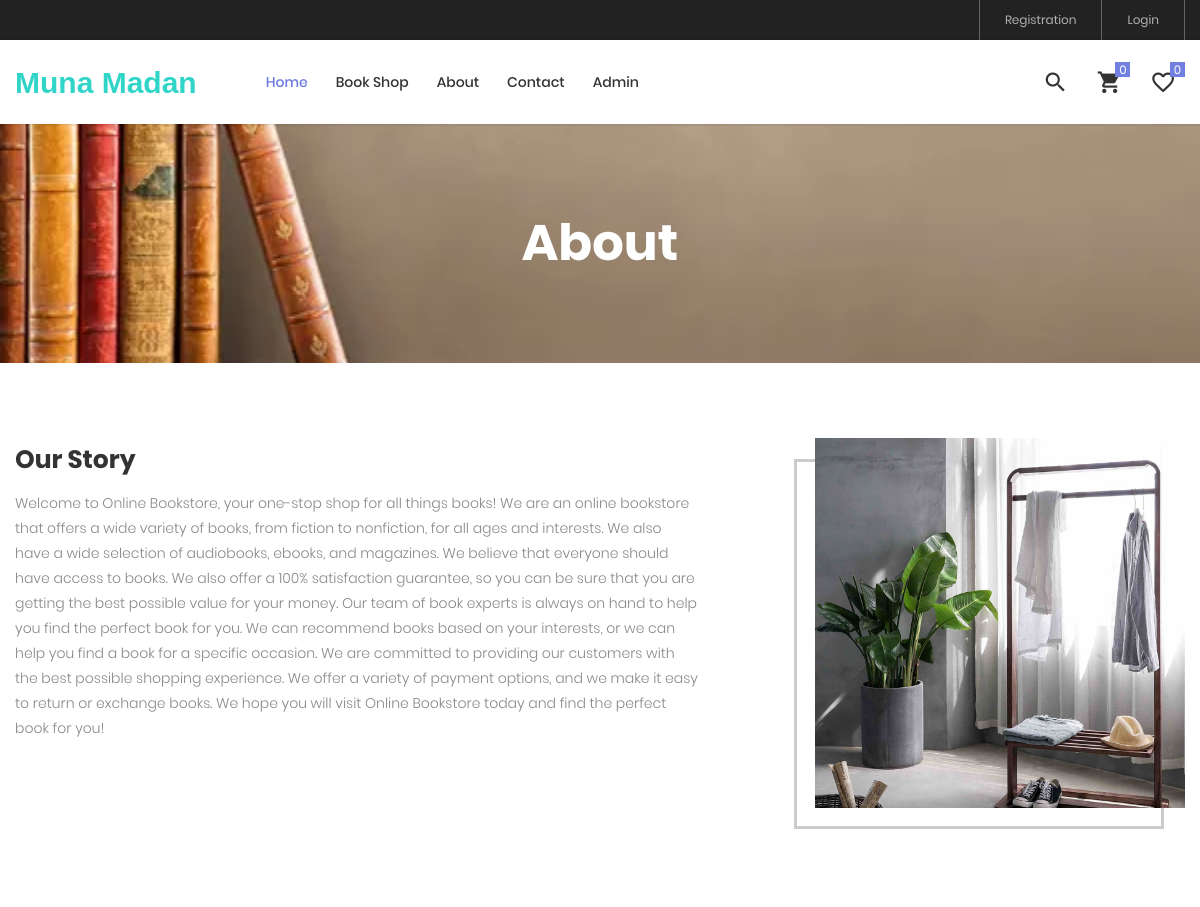
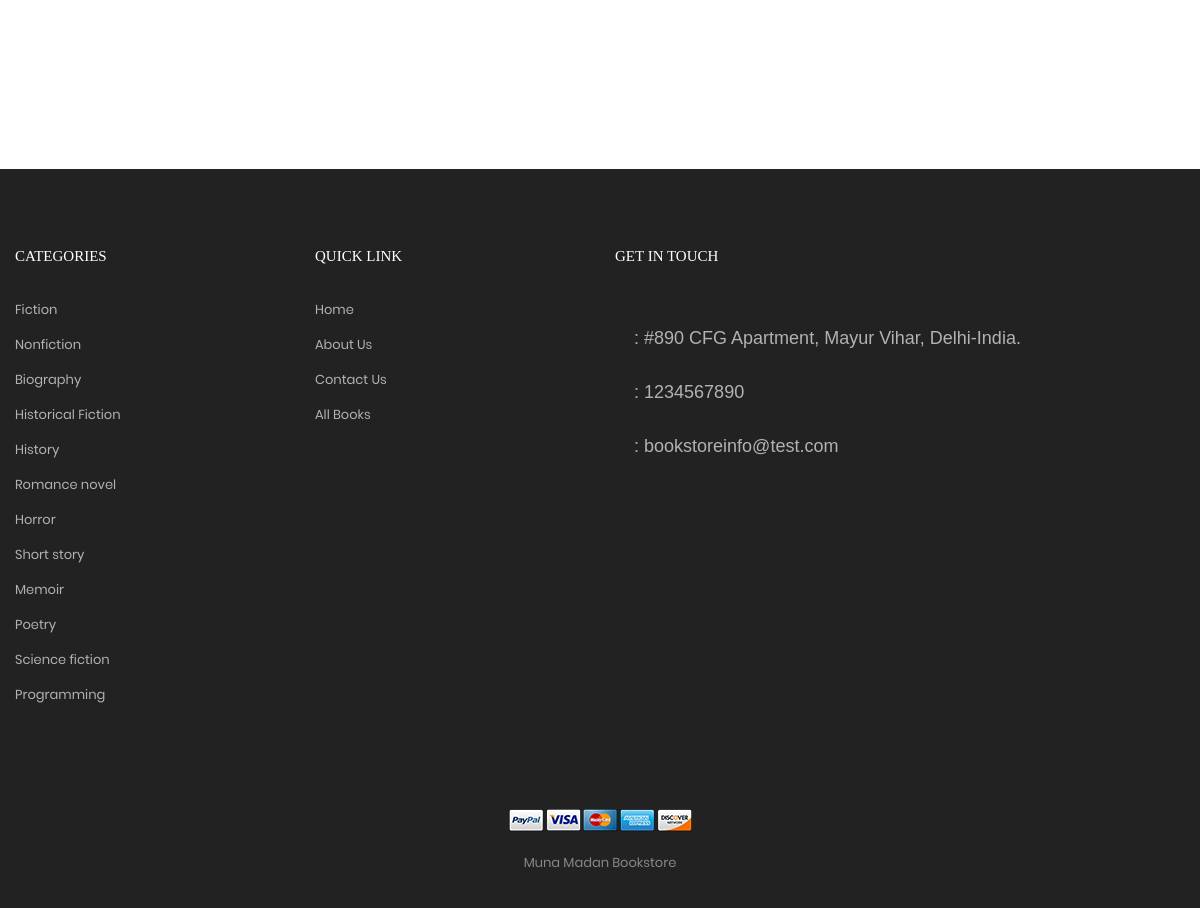
Page /about.php on the committed database (2 pictures, top to bottom).
### tables this page shows
CREATE TABLE `tblpage` (
  `ID` int(10) NOT NULL,
  `PageType` varchar(200) DEFAULT NULL,
  `PageTitle` varchar(200) DEFAULT NULL,
  `PageDescription` mediumtext DEFAULT NULL,
  `Email` varchar(200) DEFAULT NULL,
  `MobileNumber` bigint(10) DEFAULT NULL,
  `UpdationDate` timestamp NULL DEFAULT NULL ON UPDATE current_timestamp()
);

CREATE TABLE `category` (
  `id` int(11) NOT NULL,
  `categoryName` varchar(255) DEFAULT NULL,
  `categoryDescription` longtext DEFAULT NULL,
  `creationDate` timestamp NOT NULL DEFAULT current_timestamp(),
  `updationDate` timestamp NULL DEFAULT NULL ON UPDATE current_timestamp(),
  `createdBy` int(11) DEFAULT NULL
);

### about.php (the view, shortened to what this page needs)
<?php session_start();
include_once('includes/config.php');
?>
<!DOCTYPE html>
<html lang="en">
<head>
	<link rel="stylesheet" type="text/css" href="vendor/bootstrap/css/bootstrap.min.css">
	<link rel="stylesheet" type="text/css" href="fonts/font-awesome-4.7.0/css/font-awesome.min.css">
	<link rel="stylesheet" type="text/css" href="fonts/iconic/css/material-design-iconic-font.min.css">
	<link rel="stylesheet" type="text/css" href="fonts/linearicons-v1.0.0/icon-font.min.css">
	<link rel="stylesheet" type="text/css" href="vendor/animate/animate.css">
	<link rel="stylesheet" type="text/css" href="vendor/css-hamburgers/hamburgers.min.css">
	<link rel="stylesheet" type="text/css" href="vendor/animsition/css/animsition.min.css">
	<link rel="stylesheet" type="text/css" href="vendor/select2/select2.min.css">
	<link rel="stylesheet" type="text/css" href="vendor/perfect-scrollbar/perfect-scrollbar.css">
	<link rel="stylesheet" type="text/css" href="css/util.css">
	<link rel="stylesheet" type="text/css" href="css/main.css">
</head>
<body class="animsition">
	<?php include_once('includes/header.php');?>
	<section class="bg-img1 txt-center p-lr-15 p-tb-92" style="background-image: url('images/bg-01.jpg');">
		<h2 class="ltext-105 cl0 txt-center">
			About
		</h2>
	</section>
	<section class="bg0 p-t-75 p-b-120">
		<div class="container">
			<div class="row p-b-148">
				<div class="col-md-7 col-lg-8">
					<div class="p-t-7 p-r-85 p-r-15-lg p-r-0-md">
						<?php
$ret=mysqli_query($con,"select * from  tblpage where PageType='aboutus'");
while ($row=mysqli_fetch_array($ret)) {
?>
						<h3 class="mtext-111 cl2 p-b-16">
							Our Story
						</h3>
						<p class="stext-113 cl6 p-b-26">
							<?php  echo $row['PageDescription'];?>
						</p>
					</div>
				</div><?php } ?>
				<div class="col-11 col-md-5 col-lg-4 m-lr-auto">
					<div class="how-bor1 ">
						<div class="hov-img0">
							<img src="images/about-01.jpg" alt="IMG">
						</div>
					</div>
				</div>
			</div>
		</div>
	</section>
		<?php include_once('includes/footer.php'); ?>
</body>
</html>

### includes/footer.php (shortened to what this page needs)
<footer class="bg3 p-t-75 p-b-32">
        <div class="container">
            <div class="row">
                <div class="col-sm-6 col-lg-3 p-b-50">
                    <h4 class="stext-301 cl0 p-b-30">
                        Categories
                    </h4>
<?php $query=mysqli_query($con,"select category.id as catid,category.categoryName from category ");
while($row=mysqli_fetch_array($query))
{
?>
                    <ul>
                        <li class="p-b-10">
                            <a href="categorywise-books.php?cid=<?php echo htmlentities($row['catid']);?>" class="stext-107 cl7 hov-cl1 trans-04">
                                <?php echo htmlentities($row['categoryName']);?>
                            </a>
                        </li>
                    </ul><?php } ?>
                </div>
                <div class="col-sm-6 col-lg-3 p-b-50">
                    <h4 class="stext-301 cl0 p-b-30">
                        Quick Link
                    </h4>
                    <ul>
                         <li class="p-b-10">
                            <a href="index.php" class="stext-107 cl7 hov-cl1 trans-04">
                                Home
                            </a>
                        </li>
                        <li class="p-b-10">
                            <a href="about.php" class="stext-107 cl7 hov-cl1 trans-04">
                                About Us
                            </a>
                        </li>
                        <li class="p-b-10">
                            <a href="contact.php" class="stext-107 cl7 hov-cl1 trans-04">
                                Contact Us
                            </a>
                        </li>
                        <li class="p-b-10">
                            <a href="book-shop.php" class="stext-107 cl7 hov-cl1 trans-04">
                                All Books
                            </a>
                        </li>
                    </ul>
                </div>
                <div class="col-sm-6 col-lg-6 p-b-50">
                    <h4 class="stext-301 cl0 p-b-30">
                        GET IN TOUCH
                    </h4>
<?php
$ret=mysqli_query($con,"select * from  tblpage where PageType='contactus'");
while ($row=mysqli_fetch_array($ret)) {
?>
                    <div class="p-t-27">
                        <a href="#" class="fs-18 cl7 hov-cl1 trans-04 m-r-16">
                            <span class="lnr lnr-map-marker"></span> : <?php  echo $row['PageDescription'];?>
                        </a>
                    </div>
                    <div class="p-t-27">
                        <a href="#" class="fs-18 cl7 hov-cl1 trans-04 m-r-16">
                            <span class="lnr lnr-phone-handset"></span> : <?php  echo $row['MobileNumber'];?>
                        </a>
                    </div>
                    <div class="p-t-27">
                        <a href="#" class="fs-18 cl7 hov-cl1 trans-04 m-r-16">
                            <span class="lnr lnr-envelope"></span> : <?php  echo $row['Email'];?>
                        </a>
                    </div><?php } ?>
                </div>
            </div>
            <div class="p-t-40">
                <div class="flex-c-m flex-w p-b-18">
                    <a href="#" class="m-all-1">
                        <img src="images/icons/icon-pay-01.png" alt="ICON-PAY">
                    </a>
                    <a href="#" class="m-all-1">
                        <img src="images/icons/icon-pay-02.png" alt="ICON-PAY">
                    </a>
                    <a href="#" class="m-all-1">
                        <img src="images/icons/icon-pay-03.png" alt="ICON-PAY">
                    </a>
                    <a href="#" class="m-all-1">
                        <img src="images/icons/icon-pay-04.png" alt="ICON-PAY">
                    </a>
                    <a href="#" class="m-all-1">
                        <img src="images/icons/icon-pay-05.png" alt="ICON-PAY">
                    </a>
                </div>
                <p class="stext-107 cl6 txt-center">
Muna Madan Bookstore
                </p>
            </div>
        </div>
    </footer>

### css/main.css (style rules this page uses)
.container { max-width: 1380px; }
@media (max-width: 1600px) { .container { max-width: 1200px; } }
.cl0 { color: #fff; }
.cl2 { color: #333; }
.cl6 { color: #888; }
.cl7 { color: #b2b2b2; }
.stext-107 { font-family: Poppins-Regular; font-size: 13px; line-height: 1.923; }
.stext-113 { font-family: Poppins-Light; font-size: 14px; line-height: 1.7857; }
.stext-301 { font-family: Montserrat-Bold; font-size: 15px; line-height: 1.6; text-transform: uppercase; }
.mtext-111 { font-family: Poppins-Bold; font-size: 25px; line-height: 1.2; }
.ltext-105 { font-family: Poppins-Bold; font-size: 50px; line-height: 1.1; }
.bg0 { background-color: #fff; }
.bg3 { background-color: #222; }
.bg-img1 { background-size: cover; background-position: center center; background-repeat: no-repeat; }
.how-bor2, .how-bor1 { position: relative; z-index: 1; }
.how-bor2::before, .how-bor1::before { content: ""; display: block; position: absolute; z-index: -1; width: 100%; height: 100%; border: 3px solid #ccc; }
.how-bor1::before { bottom: -21px; left: -21px; }
.hov-img0 { display: block; overflow: hidden; }
.hov-img0 img { width: 100%; -webkit-transition: transform 0.9s ease; -o-transition: transform 0.9s ease; -moz-transition: transform 0.9s ease; transition: transform 0.9s ease; }

### rows in the picture
tblpage: PageDescription "Welcome to Online Bookstore, your one-stop shop for all things books! We are an online bookstore that offers a wide variety of books, from fiction to nonfiction, for all ages and interests. We also have a wide selection of audiobooks, ebooks, and magazines. We believe that everyone should have access to books. We also offer a 100% satisfaction guarantee, so you can be sure that you are getting the best possible value for your money. Our team of book experts is always on hand to help you find the perfect book for you. We can recommend books based on your interests, or we can help you find a book for a specific occasion. We are committed to providing our customers with the best possible…"
category: categoryName "Fiction"
category: categoryName "Nonfiction"
category: categoryName "Biography"
category: categoryName "Historical Fiction"
category: categoryName "History"
category: categoryName "Romance novel"
category: categoryName "Horror"
category: categoryName "Short story"
category: categoryName "Memoir"
category: categoryName "Poetry"
category: categoryName "Science fiction"
category: categoryName "Programming"
tblpage: PageDescription "#890 CFG Apartment, Mayur Vihar, Delhi-India.", MobileNumber "1234567890", Email "bookstoreinfo@test.com"
